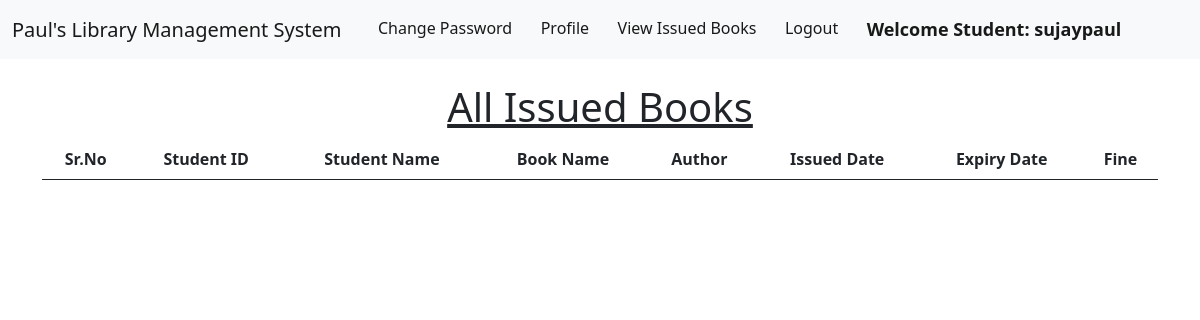
Before: /student_issued_books/ (signed in) with the older database file.
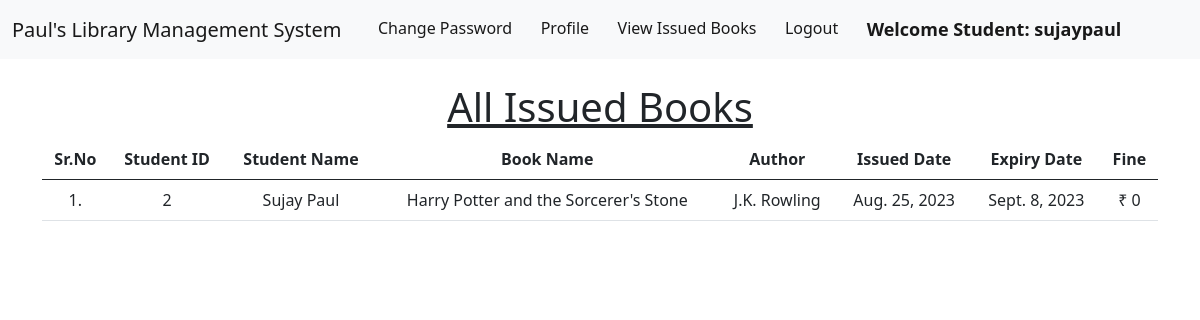
After: the same page with the newer database file.
### library/models.py (models this page shows, shortened)
class Book(models.Model):
    name = models.CharField(max_length=200)
    author = models.CharField(max_length=200)
    isbn = models.PositiveIntegerField()
    category = models.CharField(max_length=50)

class IssuedBook(models.Model):
    student_id = models.CharField(max_length=100, blank=True)
    isbn = models.CharField(max_length=13)
    issued_date = models.DateField(auto_now=True)
    expiry_date = models.DateField(default=expiry)

### library/views.py (the view)
# urls.py: path("student_issued_books/", views.student_issued_books, name="student_issued_books"),
@login_required(login_url = '/student_login')
def student_issued_books(request):
    student = Student.objects.filter(user_id=request.user.id)
    issuedBooks = IssuedBook.objects.filter(student_id=student[0].user_id)
    li1 = []
    li2 = []
    for i in issuedBooks:
        books = Book.objects.filter(isbn=i.isbn)
        for book in books:
            t=(request.user.id, request.user.get_full_name, book.name,book.author)
            li1.append(t)
        days=(date.today()-i.issued_date)
        d=days.days
        fine=0
        if d>15:
            day=d-14
            fine=day*5
        t=(issuedBooks[0].issued_date, issuedBooks[0].expiry_date, fine)
        li2.append(t)
    return render(request,'student_issued_books.html',{'li1':li1, 'li2':li2})

### library/templates/student_issued_books.html (shortened to what this page needs)
{% extends 'student_navbar.html' %}
{% load static %}
{% block body %}
<div class="container mt-4">
    <h1 class="text-center"><u>All Issued Books</u></h1>
    <table class="table table-hover" id="example">
        <thead>
            <tr class="text-center">
                <th>Sr.No</th>
                <th>Student ID</th>
                <th>Student Name</th>
                <th>Book Name</th>
                <th>Author</th>
                <th>Issued Date</th>
                <th>Expiry Date</th>
                <th>Fine</th>
            </tr>
        </thead>
        <tbody>
            {% for i in li1 %}
            <tr class="text-center">
                <td>{{forloop.counter}}.</td>
                <td>{{i.0}}</td>
                <td>{{i.1}}</td>
                <td>{{i.2}}</td>
                <td>{{i.3}}</td>
                {% endfor %}
                {% for i in li2 %}
                <td>{{i.0}}</td>
                <td>{{i.1}}</td>
                <td>₹ {{i.2}}</td>
            </tr>
            {% endfor %}
        </tbody>
    </table>
    </div>
{% endblock %}

### library/templates/student_navbar.html (shortened to what this page needs)
<!doctype html>
<html lang="en">
  <head>
    <link href="https://cdn.jsdelivr.net/npm/bootstrap@5.1.0/dist/css/bootstrap.min.css" rel="stylesheet">
    <link rel="stylesheet" href="https://cdn.datatables.net/1.10.25/css/jquery.dataTables.min.css">
    <link rel="stylesheet" href="https://cdn.datatables.net/buttons/1.7.1/css/buttons.dataTables.min.css">
  </head>
  <body>
    <nav class="navbar navbar-expand-lg navbar-light bg-light sticky-top">
        <div class="container-fluid">
          <a class="navbar-brand" href="/profile/">Paul's Library Management System</a>
          <div class="collapse navbar-collapse" id="navbarSupportedContent">
            <ul class="navbar-nav me-auto mb-2 mb-lg-0">
              <li class="nav-item">
                <a class="nav-link active" aria-current="page" href="/change_password/">Change Password</a>
              </li>
              <li class="nav-item">
                <a class="nav-link active" aria-current="page" href="/profile/">Profile</a>
              </li>
              <li class="nav-item">
                <a class="nav-link active" aria-current="page" href="/student_issued_books/">View Issued Books</a>
              </li>
              <li class="nav-item">
                <a class="nav-link active" aria-current="page" href="/logout/">Logout</a>
              </li>
              <li class="nav-item">
                <a style="font-weight:600; font-family:'Segoe UI', Tahoma, Geneva, Verdana, sans-serif; font-size: large;" class="nav-link active" href="#">Welcome Student: {{request.user}}</a>
              </li>
            </ul>
          </div>
        </div>
      </nav>
      {% block body %}
      {% endblock %}
  </body>
</html>

Changed rows visible on the page:
added Book: name "Harry Potter and the Sorcerer's Stone", author "J.K. Rowling"
added IssuedBook: issued_date "Aug. 25, 2023", expiry_date "Sept. 8, 2023"
Other visible differences:
new list line: "1 . 2"
new list line: "Sujay Paul"
new list line: "₹ 0"
